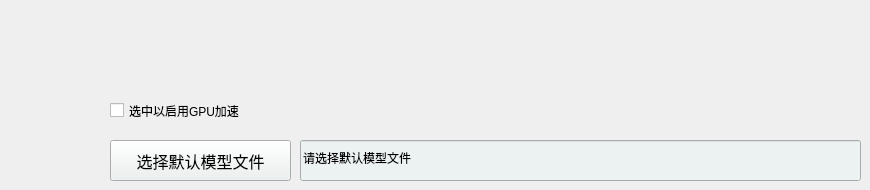
                     <widget class="QWidget" name="page_settings">
                      <widget class="QCheckBox" name="checkBox_2">
                       <property name="geometry">
                        <rect>
                         <x>110</x>
                         <y>100</y>
                         <width>171</width>
                         <height>21</height>
                        </rect>
                       </property>
                       <property name="text">
                        <string>选中以启用GPU加速</string>
                       </property>
                      </widget>
                      <widget class="QLineEdit" name="lineEdit_basic_pic_addr_2">
                       <property name="geometry">
                        <rect>
                         <x>300</x>
                         <y>140</y>
                         <width>561</width>
                         <height>41</height>
                        </rect>
                       </property>
                       <property name="minimumSize">
                        <size>
                         <width>0</width>
                         <height>41</height>
                        </size>
                       </property>
                       <property name="toolTipDuration">
                        <number>0</number>
                       </property>
                       <property name="layoutDirection">
                        <enum>Qt::LeftToRight</enum>
                       </property>
                       <property name="styleSheet">
                        <string notr="true">background-color: #ecf1f1;</string>
                       </property>
                       <property name="text">
                        <string>请选择默认模型文件</string>
                       </property>
                       <property name="readOnly">
                        <bool>true</bool>
                       </property>
                       <property name="placeholderText">
                        <string>Type here</string>
                       </property>
                      </widget>
                      <widget class="QPushButton" name="setting_button_default_model">
                       <property name="geometry">
                        <rect>
                         <x>110</x>
                         <y>140</y>
                         <width>181</width>
                         <height>41</height>
                        </rect>
                       </property>
                       <property name="minimumSize">
                        <size>
                         <width>151</width>
                         <height>41</height>
                        </size>
                       </property>
                       <property name="font">
                        <font>
                         <family>Segoe UI</family>
                         <pointsize>12</pointsize>
                         <weight>50</weight>
                         <italic>false</italic>
                         <bold>false</bold>
                        </font>
                       </property>
                       <property name="cursor">
                        <cursorShape>PointingHandCursor</cursorShape>
                       </property>
                       <property name="styleSheet">
                        <string notr="true">background-color: #ecf1f1;</string>
                       </property>
                       <property name="text">
                        <string>选择默认模型文件</string>
                       </property>
                       <property name="icon">
                        <iconset resource="resources.qrc">
                         <normaloff>:/icons/images/icons/cil-folder-open.png</normaloff>:/icons/images/icons/cil-folder-open.png</iconset>
                       </property>
                      </widget>
                     </widget>
